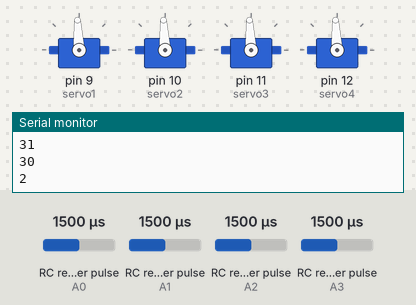
The sketch below on a simulated Arduino Uno, built with avr-gcc and run on an emulated ATmega328P. Parts: 4 × servo, the last lines printed to the serial monitor. Wiring (inferred from the names in the program): 4 × RC receiver channel: data A0 / data A1 / data A2 / data A3. The test bench sets the inputs (shaded band); at power-on: RC receiver pulse (sensors on A1, A0, A2, A3) 1500 µs.

Above: at 1.9 s.
2.0 s: RC receiver pulse (sensor on A1) set to 1020 µs
At 2.44 s:
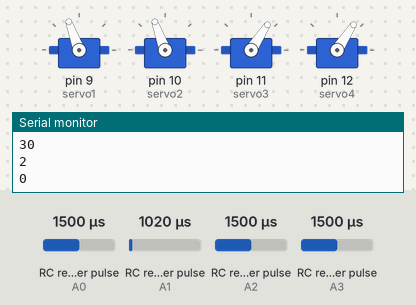
5.0 s: RC receiver pulse (sensor on A0) set to 1250 µs
At 5.53 s:
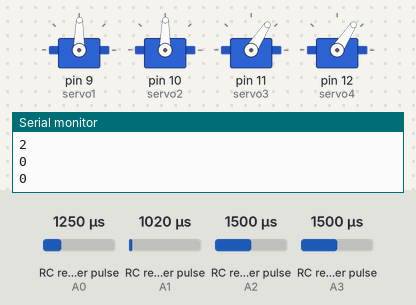
8.0 s: RC receiver pulse (sensor on A1) set to 1196 µs
At 9.84 s:
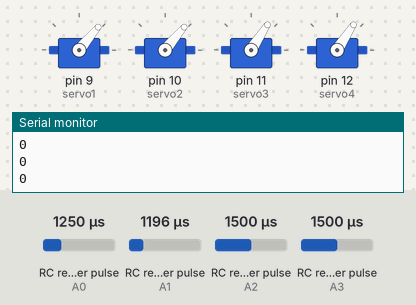
11.0 s: RC receiver pulse (sensor on A1) set to 1214 µs
At 11.37 s:
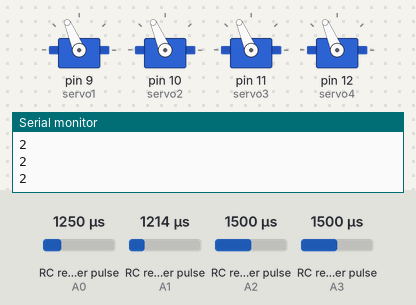
14.0 s: RC receiver pulse (sensor on A0) set to 1500 µs
17.0 s: RC receiver pulse (sensor on A1) set to 1750 µs
Timing chart, 0 to 61.6 s (numbered marks = the images above; inputs shaded):
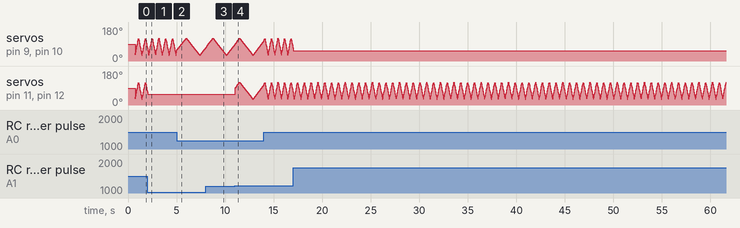

The sketch:

duck_v3.ino
```cpp
/*  Main code for running the Mechanical duck.
 *   Theere are 2 drivers used in this program: servo_driver.cpp and radio.cpp
 *   both contain header files as well.
 *   The duck is a simple state machine: it has the forward state, turning left and turning right.
 *   The program reads the values from the 2 channels from the receiver and accordingly adjusts its state.
 *   States are checked and updated every ~5ms
 *
 *   Created on Medad Newman on 22 Feb 2019
*/

#include "servo_driver.h"
#include "radio.h"
#include "main.h"
uint32_t rc_start[RC_NUM_CHANNELS];
uint16_t rc_values[RC_NUM_CHANNELS];
int servo1_pos = 20;  // default angle for servo1
int servo2_pos = 20;  // default angle for servo2
int i = 30;
int ch1 = 0;
int ch2 = 50;
int duck_speed = 0;


states state = MOVING_FORWARD; //default state

void setup() {
    /* opens serial port, sets data rate to 9600 bps */
    Serial.begin(9600);

    /* setup radio and servo drivers and buffers*/
    servo_setup(); // se
    radio_setup(); //impt
    intialise_all_buffers();

}


/* check if the state has changed. */
int check_state_changed() {
    rc_read_values();
    //print_receiver_values();

    /* current values from radio receiver */
    states current_state = state;
    int current_duck_speed = duck_speed;


    /* new values from receiver */
    ch2 = map(rc_values[RC_CH2], 900, 2000, 0, 180); // channel indicating direction. scale to 0-180 degrees
    duck_speed = constrain(map(rc_values[RC_CH1], 1100, 2000, 0, 10),0,6); // channel indicating speed


    /* read channel values to see if state has to change */
    if (ch2 < 50)
    {
        state = TURNING_LEFT;
    }
    else if (ch2 > 120)
    {
        state = TURNING_RIGHT;
    }
    else
    {
        state = MOVING_FORWARD;
    }


    /* now check if the state or speed has changed. if not changed, carry on.*/
    if (current_state != state || current_duck_speed != duck_speed ) {
        return 1;
    }

    return 0;
}


/* implementing a state machnine */
/* main loop*/
void loop() {


    check_state_changed();

    Serial.println(state);
    /* depending on the state, call that state function*/
    switch (state) {

        case MOVING_FORWARD:
            forward(duck_speed);
            break;

        case TURNING_LEFT:
            turn_left(duck_speed);
            break;


        case TURNING_RIGHT:
            turn_right(duck_speed);
            break;

    }

    /* sleep for 5ms */
    delay(5);

}/* main */
```

main.h
```cpp
/*  Main code for running the Mechanical duck
    Created on Medad Newman on 22 Feb 2019
*/


// boiler plate code so far
#ifndef main_h
#define main_h

// defining the states of the machine
typedef enum {
    TURNING_LEFT,
    TURNING_RIGHT,
    MOVING_FORWARD
} states;

extern states state;

int check_state_changed();


#endif // main_h
```

radio.cpp
```cpp
/*  Code for listening to the receiver
    * Created on Medad Newman on 22 Feb 2019
    * This program simulates an interrupt function. It reads the PWM signal from
    * the radio radio reciever and outputs the duty cycle value for each channel
*/


#include "radio.h"
#include <EnableInterrupt.h>


volatile uint16_t rc_shared[RC_NUM_CHANNELS];

/* read values from receiver */
void rc_read_values() {
    noInterrupts();
    memcpy(rc_values, (const void *)rc_shared, sizeof(rc_shared));
    interrupts();

}

void calc_input(uint8_t channel, uint8_t input_pin) {
    if (digitalRead(input_pin) == HIGH) {
        rc_start[channel] = micros();
    } else {
        uint16_t rc_compare = (uint16_t)(micros() - rc_start[channel]);
        rc_shared[channel] = rc_compare;
    }
}

void calc_ch1() {
    calc_input(RC_CH1, RC_CH1_INPUT);
}
void calc_ch2() {
    calc_input(RC_CH2, RC_CH2_INPUT);
}
void calc_ch3() {
    calc_input(RC_CH3, RC_CH3_INPUT);
}
void calc_ch4() {
    calc_input(RC_CH4, RC_CH4_INPUT);
}

void radio_setup() {
    pinMode(RC_CH1_INPUT, INPUT);
    pinMode(RC_CH2_INPUT, INPUT);
    pinMode(RC_CH3_INPUT, INPUT);
    pinMode(RC_CH4_INPUT, INPUT);

    enableInterrupt(RC_CH1_INPUT, calc_ch1, CHANGE);
    enableInterrupt(RC_CH2_INPUT, calc_ch2, CHANGE);
    enableInterrupt(RC_CH3_INPUT, calc_ch3, CHANGE);
    enableInterrupt(RC_CH4_INPUT, calc_ch4, CHANGE);
}

void print_receiver_values() {
    //rc_read_values();

    Serial.print("CH1:"); Serial.print(rc_values[RC_CH1]); Serial.print("\t");
    Serial.print("CH2:"); Serial.print(rc_values[RC_CH2]); Serial.print("\t");
    Serial.print("CH3:"); Serial.print(rc_values[RC_CH3]); Serial.print("\t");
    Serial.print("CH4:"); Serial.println(rc_values[RC_CH4]);

}
```

radio.h
```cpp
/*  Code for listening to the receiver
    Created on Medad Newman on 22 Feb 2019
*/

#ifndef Radio_h
#define Radio_h

#include <stdint.h>

#define RC_CH1  0
#define RC_CH2  1
#define RC_CH3  2
#define RC_CH4  3

#define RC_CH1_INPUT  A0
#define RC_CH2_INPUT  A1
#define RC_CH3_INPUT  A2
#define RC_CH4_INPUT  A3

#define RC_NUM_CHANNELS  4

extern uint32_t rc_start[RC_NUM_CHANNELS];
extern uint16_t rc_values[RC_NUM_CHANNELS];

void print_receiver_values(); //impt
void rc_read_values();
void calc_input(uint8_t channel, uint8_t input_pin);
void calc_ch1();
void calc_ch2();
void calc_ch3();
void calc_ch4();
void radio_setup(); //impt


#endif // RADIO_H
```

servo_driver.cpp
```cpp
/*  The drivers for the servos
    Created on Medad Newman on 22 Feb 2019
    There are 2 servos, named upper and lower. These servos control the 2 degrees of freedom for the legs of the duck
*/
#include "servo_driver.h"
#include "main.h"
#include "Arduino.h"
Servo servo1;  // create servo object to control a servo
Servo servo2;  // create servo object to control a servo
Servo servo3;  // create servo object to control a servo
Servo servo4;  // create servo object to control a servo


/* generate the buffer as empty integer lists*/
const int lower_bottom = 30; // change this
const int upper_bottom = 120;
const int half_bottom_buffer_size = upper_bottom - lower_bottom + 1;
const int full_bottom_buffer_size = half_bottom_buffer_size * 2;


const int lower_top = 30;
const int upper_top = 120;
const int half_top_buffer_size = upper_top - lower_top + 1;
const int full_top_buffer_size = half_top_buffer_size * 2;


/* generate the buffer as empty integer lists. Populate later*/
int motor_1_path[full_top_buffer_size] ; // n is an array of 150 integers
int motor_2_path[full_bottom_buffer_size] ; // n is an array of 150 integers


int top_pointer = 0;
int bottom_pointer = 0;


/* function to assign pins to the servos */
void servo_setup() {
    servo1.attach(9);  // attaches the servo on pin 9 to the servo object
    servo2.attach(10);  // attaches the servo on pin 9 to the servo object

    servo3.attach(11);  // attaches the servo on pin 9 to the servo object
    servo4.attach(12);  // attaches the servo on pin 9 to the servo object
}


/* Initialise circular buffer for the bottom motor */
void intialise_circular_buffer_bottom() {
    int k = 0;
    for ( int i = lower_bottom; i <= upper_bottom; i++ ) // initialize elements of array n to 0
    {
        Serial.println(i);
        motor_1_path[k] = i; // set element at location i to 0
        k++;
    }

    for (int i = upper_bottom; i >= lower_bottom; i--) {

        motor_1_path[k] = i; // set element at location i to 0
        k++;
        Serial.println(i);

    }

}

/* Initialise circular buffer for the top motor */
void intialise_circular_buffer_top() {
    int k = 0;
    for ( int i = lower_top; i <= upper_top; i++ ) // initialize elements of array n to 0
    {
        motor_2_path[k] = i; // set element at location i to 0
        k++;
    }
    for (int i = upper_top; i >= lower_top; i--)
    {

        motor_2_path[k] = i; // set element at location i to 0
        k++;
    }

}


/* initialises both buffers at in one function */
void intialise_all_buffers() {
    intialise_circular_buffer_bottom();
    intialise_circular_buffer_top();

}


/* Function that drives the servos forwards */
void forward(int duck_speed) {

    while (1)
    {

        //leaps of duck_speed
        //loop around the circular buffer, making leaps
        //Serial.print("top point: ");Serial.print(top_pointer);Serial.print("duckspeed: ");Serial.println(duck_speed);Serial.print("\t");


        top_pointer = (top_pointer + duck_speed) % full_top_buffer_size;
        int pos_top = motor_1_path[top_pointer];

        bottom_pointer = (bottom_pointer + duck_speed) % full_bottom_buffer_size;
        int pos_bottom = motor_2_path[bottom_pointer];

        //Serial.print("top position: ");Serial.println(pos_top);Serial.print("\t");


        // in steps of 1 degree
        servo1.write(pos_top);              // tell servo to go to position in variable 'pos'
        servo2.write(pos_bottom);              // tell servo to go to position in variable 'pos'
        servo3.write(pos_top);              // tell servo to go to position in variable 'pos'
        servo4.write(pos_bottom);              // tell servo to go to position in variable 'pos'

        if (check_state_changed()){
            return;
        }

        delay(15);                       // waits 15ms for the servo to reach the position

    }

}


/* Function that drives the duck to the left */

void turn_left(int duck_speed) {

    while (1)
    {


        //leaps of duck_speed
        //loop around the circular buffer, making leaps
        //Serial.print("top point: ");Serial.print(top_pointer);Serial.print("duckspeed: ");Serial.println(duck_speed);Serial.print("\t");


        top_pointer = (top_pointer + duck_speed) % full_top_buffer_size;
        int pos_top = motor_1_path[top_pointer];

        bottom_pointer = (bottom_pointer + duck_speed) % full_bottom_buffer_size;
        int pos_bottom = motor_2_path[bottom_pointer];

        //Serial.print("top position: ");Serial.println(pos_top);Serial.print("\t");


        // in steps of 1 degree
        servo1.write(pos_top);              // tell servo to go to position in variable 'pos'
        servo2.write(pos_bottom);              // tell servo to go to position in variable 'pos'

        if (check_state_changed()){
            return;
        }

        delay(15);                       // waits 15ms for the servo to reach the position

    }


}

/* Function that drives the duck to the right */

void turn_right(int duck_speed) {

    while (1)
    {

        //leaps of duck_speed
        //loop around the circular buffer, making leaps
        //Serial.print("top point: ");Serial.print(top_pointer);Serial.print("duckspeed: ");Serial.println(duck_speed);Serial.print("\t");


        top_pointer = (top_pointer + duck_speed) % full_top_buffer_size;
        int pos_top = motor_1_path[top_pointer];

        bottom_pointer = (bottom_pointer + duck_speed) % full_bottom_buffer_size;
        int pos_bottom = motor_2_path[bottom_pointer];

        //Serial.print("top position: ");Serial.println(pos_top);Serial.print("\t");


        // in steps of 1 degree
        servo3.write(pos_top);              // tell servo to go to position in variable 'pos'
        servo4.write(pos_bottom);              // tell servo to go to position in variable 'pos'

        if (check_state_changed()){
            return;
        }

        delay(15);                       // waits 15ms for the servo to reach the position

    }
}


void set_servos(int servo1_pos, int servo2_pos) {
    servo1.write(servo1_pos);
    servo2.write(servo2_pos);
}
```

servo_driver.h
```cpp
/*  The drivers for the servos
    Created on Medad Newman on 22 Feb 2019
*/


#ifndef servo_driver_h
#define servo_driver_h


#include <Servo.h>


void set_servos(int servo1_pos, int servo2_pos);
void servo_setup();
void forward(int duck_speed);
void turn_left(int duck_speed);
void turn_right(int duck_speed);
void intialise_all_buffers();


#endif // servo_driver_h
```

Measured:
- the behaviour switches between 1205 and 1206 µs on RC receiver pulse (sensor on A1) (found by bisection; images 3 and 4)
